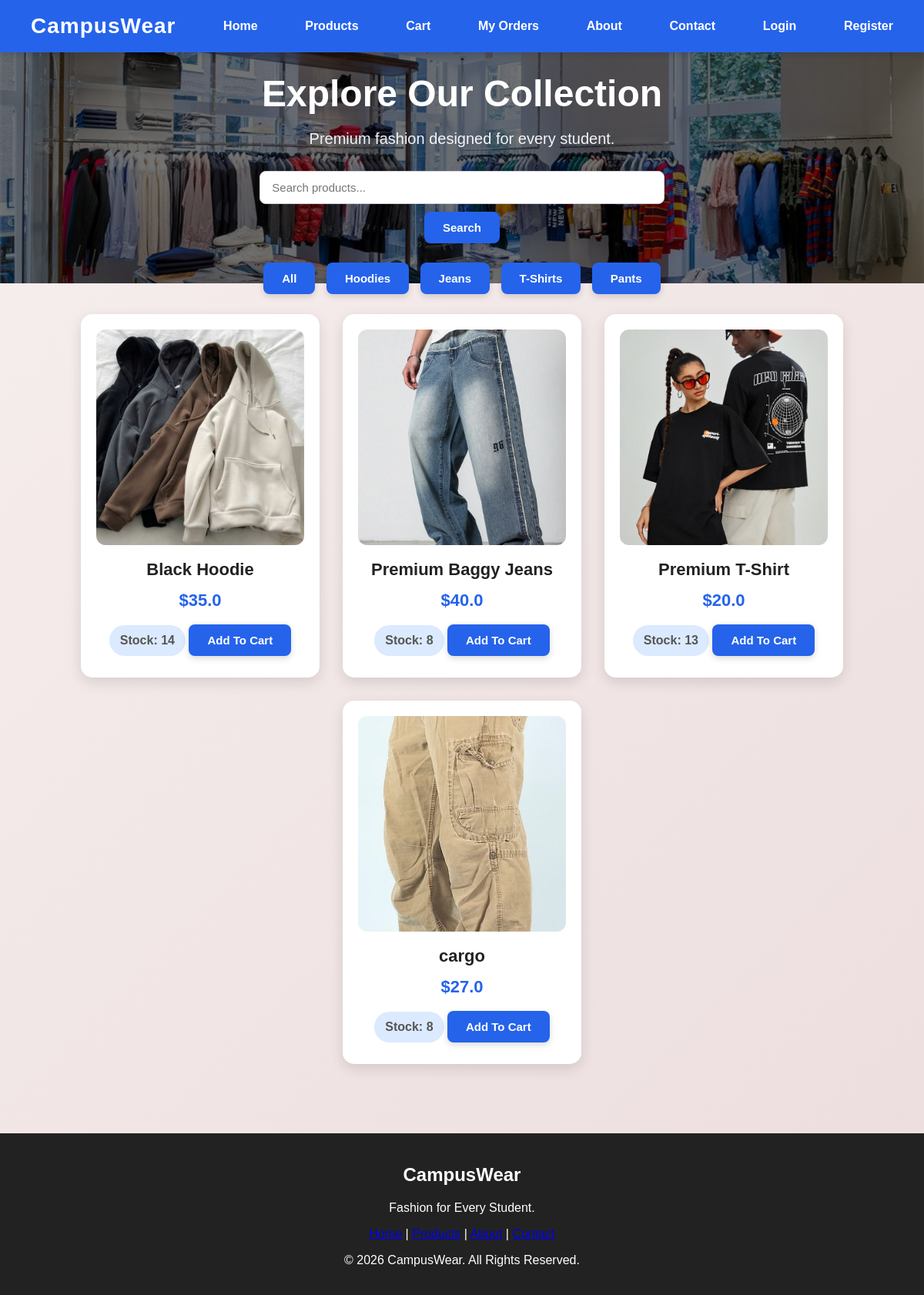
Page /products on the committed database.
### tables this page shows
CREATE TABLE products(
    id INTEGER PRIMARY KEY,
    name TEXT,
    price REAL,
    description TEXT,
    image TEXT
, category TEXT, stock INTEGER);

### app.py (the view)
@app.route("/products")
def products():
    search = request.args.get("search", "")
    category = request.args.get("category", "")
    conn = sqlite3.connect("campuswear.db")
    conn.row_factory = sqlite3.Row
    cursor = conn.cursor()
    query = "SELECT * FROM products WHERE 1=1"
    values = []
    if search:
        query += " AND name LIKE ?"
        values.append("%" + search + "%")
    if category:
        query += " AND category = ?"
        values.append(category)
    cursor.execute(query, values)
    products = cursor.fetchall()
    conn.close()
    return render_template(
        "products.html",
        products=products,
        search=search,
        category=category
    )

### templates/products.html (shortened to what this page needs)
<!DOCTYPE html>
<html>
<head>
    <link rel="stylesheet"
          href="{{ url_for('static', filename='style.css') }}">
</head>
<body>
<nav>
    <h2>CampusWear</h2>
    <a href="/">Home</a>
    <a href="/products">Products</a>
    <a href="/cart">Cart</a>
    <a href="/my_orders">My Orders</a>
    <a href="/about">About</a>
    <a href="/contact">Contact</a>
    {% if session.get('user') %}
        <span>Welcome, {{ session['user'] }}</span>
        <a href="/logout">Logout</a>
    {% else %}
        <a href="/login">Login</a>
        <a href="/register">Register</a>
    {% endif %}
</nav>
<section class="page-banner">
    <div class="page-overlay">
        <h1>Explore Our Collection</h1>
        <p>
            Premium fashion designed for every student.
        </p>
        <form action="/products" method="GET">
            <input
                type="text"
                name="search"
                placeholder="Search products..."
                value="{{ search }}"
            >
            <button type="submit">
                Search
            </button>
        </form>
        <div class="category-buttons">
            <a href="/products"><button>All</button></a>
            <a href="/products?category=Hoodies"><button>Hoodies</button></a>
            <a href="/products?category=Jeans"><button>Jeans</button></a>
            <a href="/products?category=T-Shirts"><button>T-Shirts</button></a>
            <a href="/products?category=Pants"><button>Pants</button></a>
        </div>
    </div>
</section>
{% if products %}
<section class="products">
    {% for product in products %}
    <div class="card">
        <img
            src="{{ url_for('static', filename='images/' + product['image']) }}"
            alt="{{ product['name'] }}"
        >
        <a href="/product/{{ product['id'] }}">
            <h3>{{ product['name'] }}</h3>
        </a>
        <p>${{ product['price'] }}</p>
        <p class="stock">
            Stock:
            {{ product['stock'] }}
        </p>
        {% if product['stock'] > 0 %}
            <a href="/add_to_cart/{{ product['id'] }}">
                <button>
                    Add To Cart
                </button>
            </a>
        {% else %}
            <button disabled>
                Out of Stock
            </button>
        {% endif %}
    </div>
    {% endfor %}
</section>
{% endif %}
<footer>
    <h2>CampusWear</h2>
    <p>
        Fashion for Every Student.
    </p>
    <p>
        <a href="/">Home</a> |
        <a href="/products">Products</a> |
        <a href="/about">About</a> |
        <a href="/contact">Contact</a>
    </p>
    <p>
        © 2026 CampusWear.
        All Rights Reserved.
    </p>
</footer>
</body>
</html>

### static/style.css (style rules this page uses)
body { margin: 0; font-family: Arial, sans-serif; background: linear-gradient(135deg, #f7efef, #ecdddd); }
nav { background:#2563eb; display:flex; justify-content:space-between; align-items:center; padding:18px 40px; position:sticky; top:0; z-index:1000; box-shadow:0 2px 10px rgba(0,0,0,0.15); }
nav h2 { margin:0; color:white; font-size:28px; font-weight:bold; letter-spacing:1px; }
nav a { color:white; text-decoration:none; margin-left:20px; font-weight:bold; transition:0.3s; }
.page-banner { background-image: linear-gradient( rgba(0,0,0,.55), rgba(0,0,0,.55) ), url("/static/images/store_theme.jpg"); background-size:cover; background-position:center; background-repeat:no-repeat; height:300px; display:flex; justify-content:center; align-items:center; text-align:center; }
.page-overlay { color:white; }
.page-banner h1 { font-size:48px; margin-bottom:15px; }
.page-banner p { font-size:20px; color:#f3f4f6; }
.products { display:flex; flex-wrap:wrap; justify-content:center; gap:30px; padding:40px; }
.card img { width:100%; height:280px; object-fit:cover; border-radius:12px; transition:transform .4s ease; }
.card { width:270px; background:#fff; border-radius:15px; overflow:hidden; text-align:center; padding:20px; box-shadow:0 6px 18px rgba(0,0,0,0.12); transition:all .3s ease; }
.card h3 { color:#222; margin:15px 0 10px; font-size:22px; }
.card p { color:#555; font-size:16px; margin:8px 0; }
.card p:first-of-type { font-size:22px; font-weight:bold; color:#2563eb; }
button { background:#2563eb; color:white; border:none; padding:12px 24px; border-radius:8px; font-size:15px; font-weight:bold; cursor:pointer; transition:all .3s ease; box-shadow:0 3px 8px rgba(0,0,0,.15); }
footer { background:#222; color:white; text-align:center; padding:20px; margin-top:50px; }
.products a { text-decoration:none; }
.card a { text-decoration:none; }
.stock { display:inline-block; background:#dbeafe; color:#1d4ed8; padding:8px 14px; border-radius:20px; font-weight:bold; margin:10px 0; }
.card a { color:inherit; text-decoration:none; }
input, textarea, select { width:100%; padding:12px 15px; margin:10px 0; border:1px solid #d1d5db; border-radius:8px; font-size:15px; box-sizing:border-box; transition:0.3s; }
.stock { color:green; font-weight:bold; margin:10px 0; }
.products { margin-bottom:40px; }
.card { overflow:hidden; }
.card h3 { margin-top:15px; }
.card p { color:#555; line-height:1.5; }
.category-buttons { margin-top:25px; }
.category-buttons a { text-decoration:none; margin:5px; }

### rows in the picture
products: image (picture), name "Black Hoodie", price "35.0", stock "14"
products: image (picture), name "Premium Baggy Jeans", price "40.0", stock "8"
products: image (picture), name "Premium T-Shirt", price "20.0", stock "13"
products: image+name (picture), name "cargo", price "27.0", stock "8"
